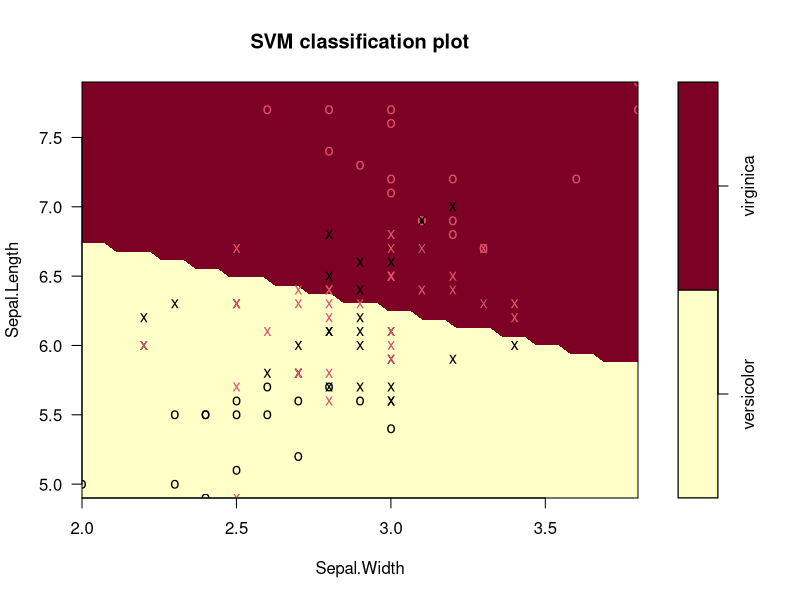
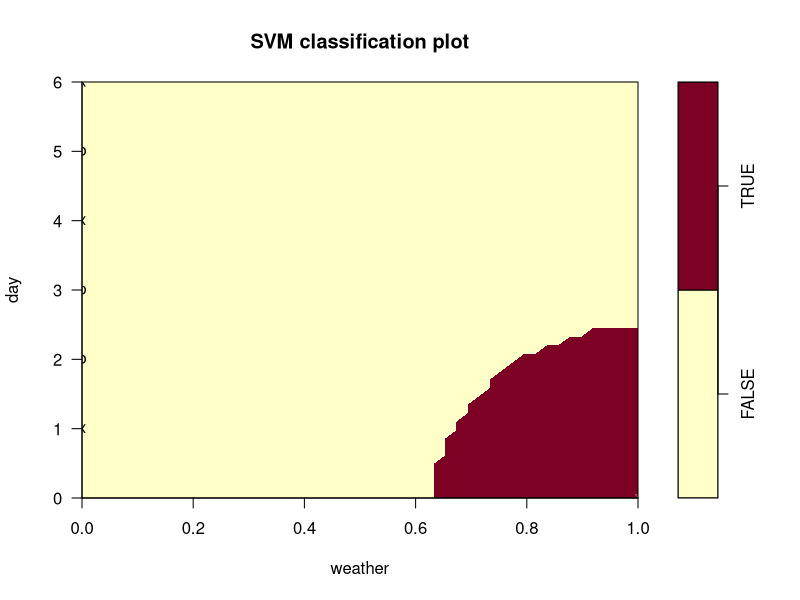
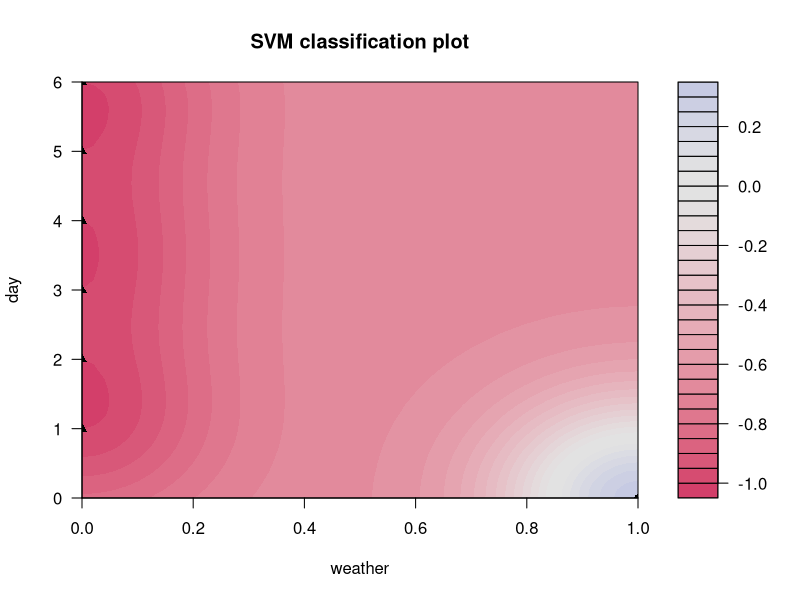

Recreate these plots in R, in order.
# Support Vector Machine Example
# load the library e1071 for svm()

## Example 1.0
library(e1071)
# attach the iris data
attach(iris)
# see the first five data points
head(iris,5)

iris.part = subset(iris, Species != 'setosa')

#str(iris.part)
# convert the class or the response variable to factor. By converting the response variable to factor we are performing SVM classification.
# Note: If the response variable was continuous, then it would be SVM Regression.
iris.part$Species = factor(iris.part$Species)
# lets keep only the speal.length, sepal.width and class
iris.part = iris.part[, c(1,2,5)]

# fit a svm model
fit = svm(Species ~ ., data=iris.part, type='C-classification', kernel='linear')
plot(fit, iris.part)

## Example 1.1
day = c(0,1,2,3,4,5,6)
weather = c(1,0,0,0,0,0,0)
happy = factor(c(T,F,F,F,F,F,F))

d = data.frame(day=day, weather=weather, happy=happy)
model = svm(happy ~ day + weather, data = d)
plot(model, d)

## Example 1.2: use the kerlab package
library(kernlab)
model.ksvm = ksvm(happy ~ day + weather, data = d, type="C-svc")
plot(model.ksvm, data=d)
